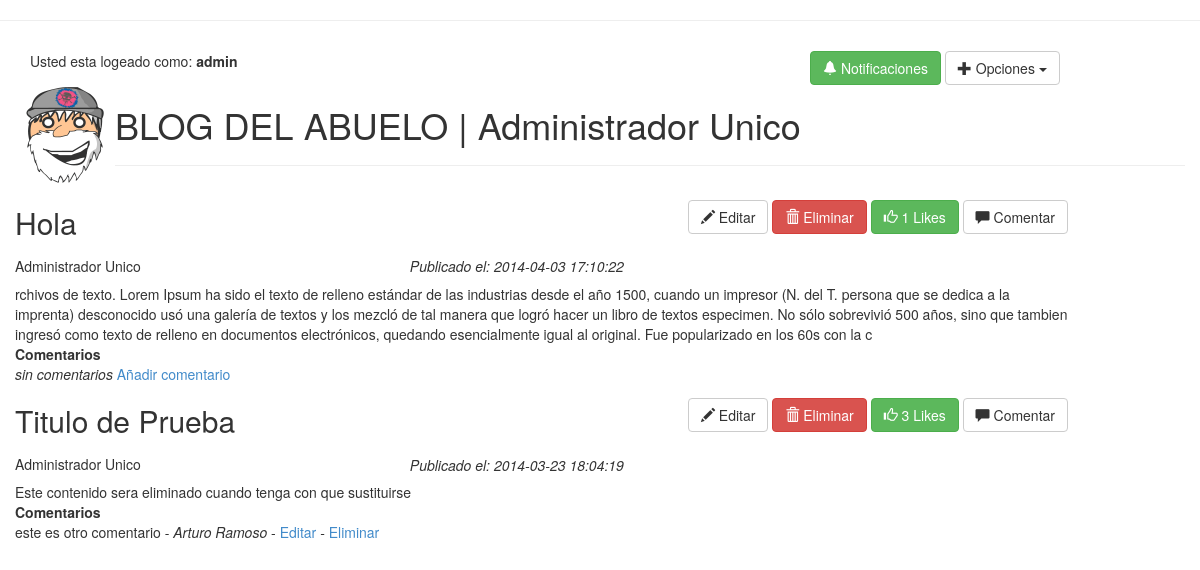
The app's page /index.php (signed in) with its own data.
### tables this page shows
CREATE TABLE `temas` (
  `id` int(11) NOT NULL AUTO_INCREMENT,
  `id_usuario` varchar(45) DEFAULT NULL,
  `titulo` varchar(45) DEFAULT NULL,
  `fecha_pub` timestamp NOT NULL DEFAULT CURRENT_TIMESTAMP ON UPDATE CURRENT_TIMESTAMP,
  `contenido` text,
  PRIMARY KEY (`id`)
);

CREATE TABLE `usuarios` (
  `id` int(11) NOT NULL AUTO_INCREMENT,
  `nombre` varchar(45) DEFAULT NULL,
  `usuario` varchar(45) DEFAULT NULL,
  `password` varchar(45) DEFAULT NULL,
  `tipo` varchar(1) DEFAULT NULL,
  PRIMARY KEY (`id`),
  UNIQUE KEY `usuario_UNIQUE` (`usuario`)
);

CREATE TABLE `comentarios` (
  `id` int(11) NOT NULL AUTO_INCREMENT,
  `id_usuario` int(11) DEFAULT '0',
  `id_tema` int(11) DEFAULT NULL,
  `comentario` varchar(350) DEFAULT NULL,
  PRIMARY KEY (`id`)
);

### index.php (the view, shortened to what this page needs)
<!DOCTYPE HTML>
<html>
	<head>
	    <link href="css/bootstrap.min.css" rel="stylesheet">
	</head>
	<body><hr>
		<div class="container">
			<div class="row">
		<p class="bg-success">
			<?php
				if (isset($_SESSION['nombre'])) {
					echo "<div class='col-md-8'>Usted esta logeado como:<b> ".$_SESSION['usuario']. "</b></div>
					<div class='col-md-4'>
					  <button type='button' class='btn btn-success'><span class='glyphicon glyphicon-bell'></span> Notificaciones</button>
					  <div class='btn-group'>
						  <button class='btn btn-default dropdown-toggle' type='button' data-toggle='dropdown'>
						    <span class='glyphicon glyphicon-plus'></span> Opciones <span class='caret'></span>
						  </button>
						  <ul class='dropdown-menu'>
				    		<li><a href='cerrarsesion.php'><span class='glyphicon glyphicon-off'></span> Cerrar sesion</a></li>
					 ";
					if ($_SESSION['tipo']==2 or $_SESSION['tipo']==1)
							echo "<li><a href='ntemas.php'><span class='glyphicon glyphicon-plus-sign'></span> Añadir nuevo tema</a>
							</li></ul>";
					else echo "</ul></div>";
				}
				else {
					echo "<div class='container'>Bienvenido
					<a href='login.php'>Inicia sesion</a> o <a href='registro.php'>registrate</a>";
				}
				?>
			</p>
			</div>
		</div><hr>
				<div class="row">
					 <div class="col-md-1">
						<img src="images/logo.gif" width='100px' class="img-circle">
					 </div>
					<div class="col-md-11">
				<h1>BLOG DEL ABUELO |
				<?php
					if (isset($_SESSION['nombre']))
						echo $_SESSION['nombre'];
					echo "</h1><hr></div></div>";
				$conexion=@mysql_connect(SQL_HOST, SQL_USER, SQL_PWD);
				$sql="select temas.*,  usuarios.nombre from temas, usuarios where temas.id_usuario = usuarios.id order by fecha_pub desc; ";
				$temas=mysql_query($sql, $conexion);
				echo "<table width=90%>";
				while ($tema = @mysql_fetch_array($temas))
				{
					$sql = "select comentarios.*, usuarios.nombre from comentarios, usuarios, temas " .
						"where comentarios.id_usuario = usuarios.id and comentarios.id_tema = temas.id " .
						"and comentarios.id_tema = " . $tema['id'];
					$comentarios=mysql_query($sql, $conexion);
					echo "<tr>";
						echo "<td><b><h2>".$tema['titulo']."</h2></td>";
						echo "<td align='right' width=50%>";
								if (isset($_SESSION['tipo'])) {
									if ($_SESSION['tipo']==2 or $_SESSION['tipo']==1) {
										echo "<a class='btn btn-default' href='ntemas.php?id=".$tema['id']."'><span class='glyphicon glyphicon-pencil'></span> Editar</a> ";
										echo "<a class='btn btn-danger' href='ntemas.php?ideliminar=".$tema['id']."'><span class='glyphicon glyphicon-trash'></span> Eliminar</a> ";
									}
										$sqllikes="SELECT id, count(*) from megusta where id_tema=".$tema['id'].";";
										$likes=mysql_query($sqllikes, $conexion);
										$like= mysql_fetch_array($likes);
										$num=$like['count(*)'];
										echo "<a class= 'btn btn-success' href='like.php?like=".$tema['id']."'><span class='glyphicon glyphicon-thumbs-up'></span> ".$num." Likes</a> ";
										echo "<a class='btn btn-default' href='ncomentario.php?ncomentario=".$tema['id']."&prev=".$tema['id']."'><span class='glyphicon glyphicon-comment'></span> Comentar</a> ";
								}
					echo "</td>";
					echo "</tr>";
					echo "<tr><td><h5>".$tema['nombre']."</h5></td><td><i> Publicado el: ".$tema['fecha_pub']."</i></td></tr>";
					echo "<tr><td colspan='2'>".$tema['contenido']."</td></tr>";
					echo "<tr><td colspan='2'><b>Comentarios</b></td></tr>";
					$ncomentarios=0;
					while ($comentario = @mysql_fetch_array($comentarios)) {
						echo "<tr>";
							 echo "<td width=80% colspan=2>".$comentario['comentario'];
							 echo " - <i>".$comentario['nombre']."</i>";
							 if (isset($_SESSION['tipo'])) {
							 	if ($_SESSION['tipo']==1) {
							 		echo " - <a href='ncomentario.php?idcomentario=".$comentario['id']."&prev=".$tema['id']."'>Editar</a>";
								echo " - <a href='ncomentario.php?idcomentariodelete=".$comentario['id']."&prev=".$tema['id']."'>Eliminar</a>";
								}
							 }
						echo "</td>";
						echo "</tr>";
						$ncomentarios = $ncomentarios+1;
					}
					if ($ncomentarios < 1)
						echo "<tr><td colspan='2'><i>sin comentarios </i><a href='ncomentario.php?ncomentario=".$tema['id']."&prev=".$tema['id']."'>Añadir comentario</a></td></tr>";
				}
				echo "</table>";
			?>
	</body>
</html>

### records on screen
temas: titulo "Hola", num "1", id_usuario.nombre "Administrador Unico", fecha_pub "2014-04-03 17:10:22", contenido "rchivos de texto. Lorem Ipsum ha sido el texto de relleno estándar de las industrias desde el año 1500, cuando un impresor (N. del T. persona que se dedica a la imprenta) desconocido usó una galería de textos y los mezcló de tal manera que logró hacer un libro de textos especimen. No sólo sobrevivió 500 años, sino que tambien ingresó como texto de relleno en documentos electrónicos, quedando esencialmente igual al original. Fue popularizado en los 60s con la c"
temas: titulo "Titulo de Prueba", num "3", id_usuario.nombre "Administrador Unico", fecha_pub "2014-03-23 18:04:19", contenido "Este contenido sera eliminado cuando tenga con que sustituirse"
comentarios: comentario "este es otro comentario", id_usuario.nombre "Arturo Ramoso"

### other values on screen
$_SESSION['usuario'] "admin"
$_SESSION['nombre'] "Administrador Unico"
